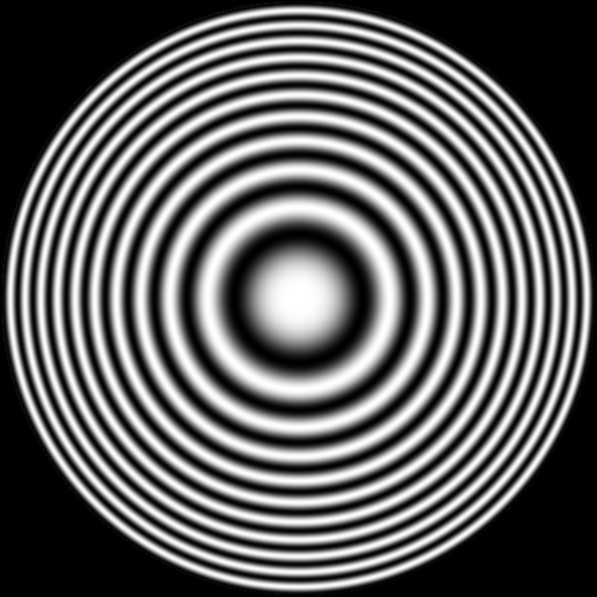
#> input picture imgs/q.1.2/zoneplate.tif, 597 x 597 px, found by its file name
$ jupyter execute '2.3 Band reject filter.ipynb'
#> lines starting #> are read from the running program, lines starting #| are printed output that depends on the picture
[cell 1]
# =========================================================================================
# ========================== Question 2.3: Band reject filter =============================
# =========================================================================================
from skimage import io
import numpy as np
import matplotlib.pyplot as plt
from skimage.color import rgb2gray

[cell 2]
# reading and converting color image from RGB to grasyscale image
img = rgb2gray(io.imread(r'C:\Users\Sibusiso Mgidi\Desktop\Digital Image Processing\Assignment 1\imgs\zoneplate.tif'))
#> img is the input picture: shape (597, 597); min 0, max 255, mean 98.1

[cell 3]
# Creating a low pass filter mask
P, Q = img.shape
#> P = 597; Q = 597

# Setting up the range of variables
u = np.arange(P)
#> u = 597 values from 0 to 596
v = np.arange(Q)
#> v = 597 values from 0 to 596

# Computing indices to use in meshgrid
idx_x = np.where( u > P / 2 )
ind_y = np.where( v > Q / 2 )
u[idx_x] = u[idx_x] - P
v[idx_x] = v[idx_x] - Q

# Create a mask grid out of an image of u and v frequency.
V,U = np.meshgrid(v,u)

# Compute the distance from the center of the frequency rectangle.
D = np.sqrt(V**2+U**2)

[cell 4]
# Compute the DFT, F(u,v) of the frequency rectangle
dft = np.fft.fft2(img)
img_shift = np.real(np.fft.fftshift(dft))

# Initialize order value
n = 3

# Computing cutoff frequency: D0 (center frequency of the reject band)
D0 = 0.05 * Q
#> D0 = 29.85

# Initialize band width: (W)
W = 15

# Design the butterworth band reject filter HBBR(u,v)
HBBr = 1 / (1 + ((D * W)/(D**2 - D0**2))**(2*n))

# Compute G(u,v) from butterworth filter, H(u,v) and DTF, F(u,v) : G(u,v) = H(u,v) * F(u,v)
G = HBBr * dft

# Compute the DFT inverse DFT in order to generate filtered image
filtered_img = np.real(np.fft.ifft2(G))
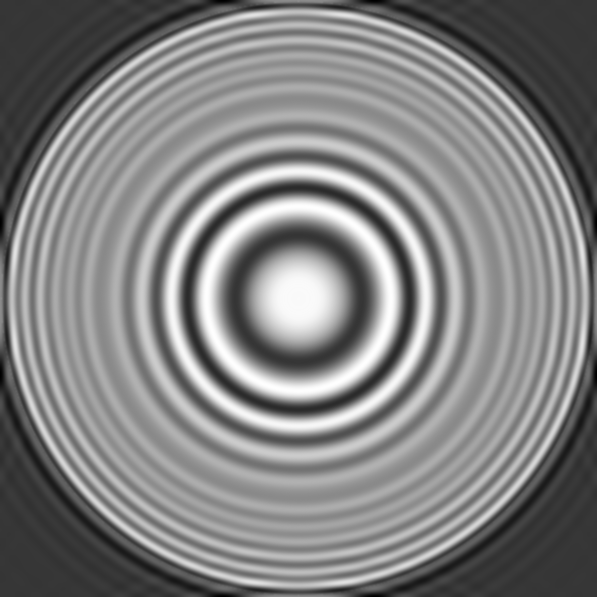
#> filtered_img: shape (597, 597) float64; min -70.53, max 260, mean 98.1; drawn with min black and max white

# Obtaining the absolute value of all each element
tranformed_img = np.abs(filtered_img)
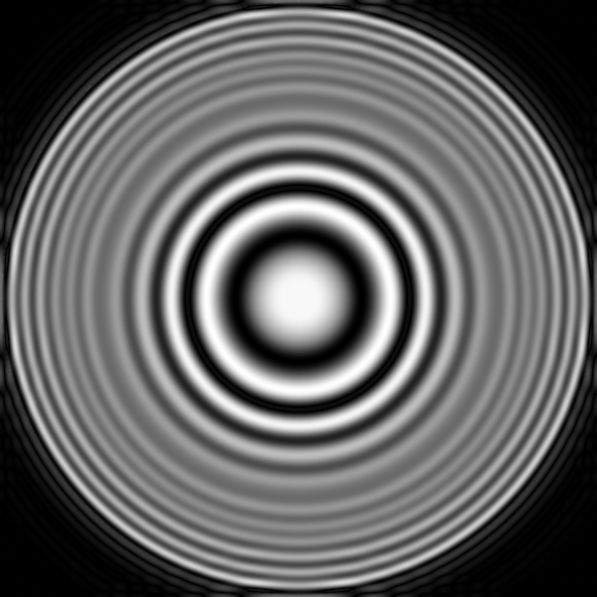
#> tranformed_img: shape (597, 597) float64; min 9.69e-05, max 260, mean 100.3; drawn with min black and max white

[cell 5]
# Plot the original image in comparison to the transformed image
fig = plt.figure(figsize=(20,20))

# Show original image
ax1 = fig.add_subplot(1,2,1)
ax1.set_title("Original Image")
plt.imshow(img, cmap='gray')

# Show transformed image
ax2 = fig.add_subplot(1,2,2)
ax2.set_title("Band Reject Filter")
plt.imshow(tranformed_img, cmap='gray')
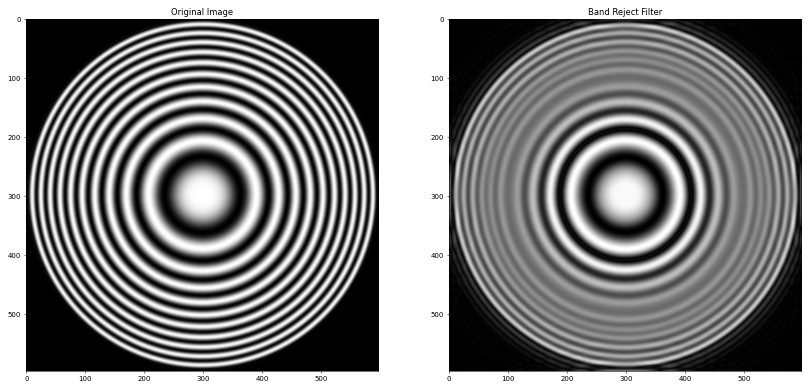
#> figure drawn by matplotlib, 2 panels

[cell 6]
# Saving the tranformed image on a local machine
io.imsave(r'C:\Users\Sibusiso Mgidi\Desktop\Digital Image Processing\Assignment 1\imgs\2_3_zoneplate_tranformed.png', np.uint8(tranformed_img))
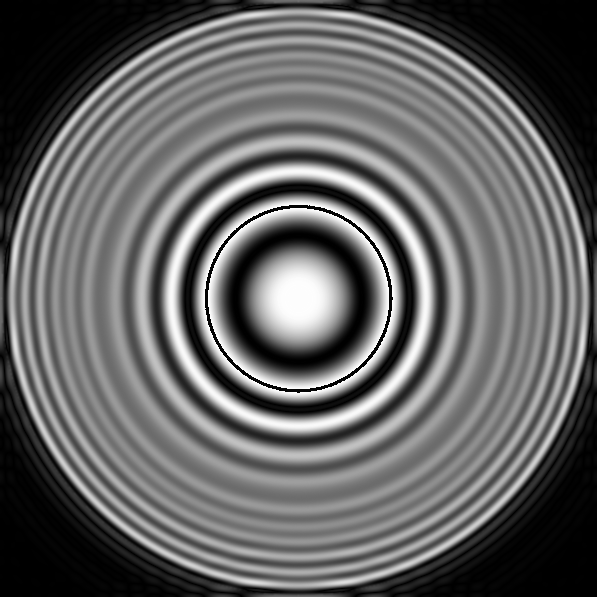
#> saved as 2_3_zoneplate_tranformed.png: shape (597, 597); min 0, max 255, mean 98.5
